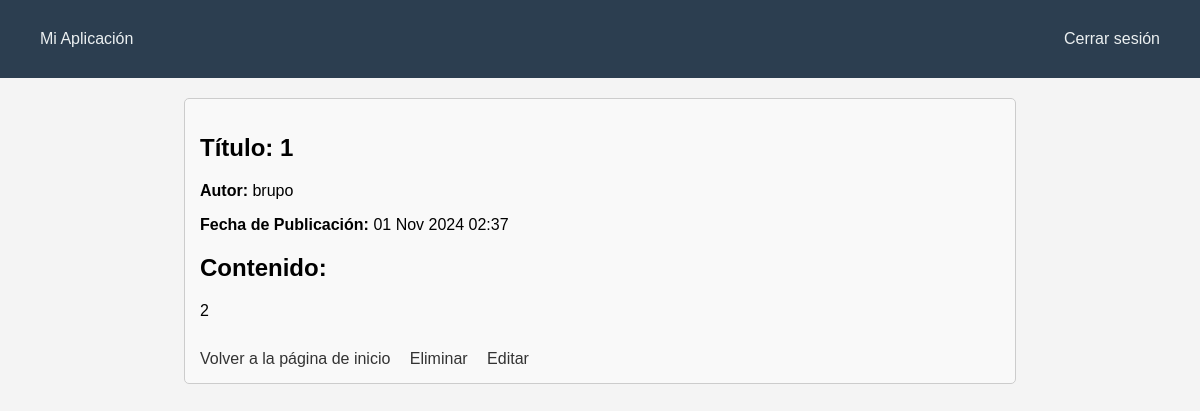
The page /posts/5/ (signed in) on the database its author committed.
### logs/models.py (models this page shows)
class Post(models.Model):
    Titulo = models.CharField(max_length=200)
    Contenido = models.TextField()
    Fecha_de_Publicacion = models.DateTimeField(auto_now_add=True)
    Autor = models.ForeignKey(User, on_delete=models.CASCADE)
    class Meta:
        permissions = [
            ("crear_publicacion", "Puede crear publicaciones"),
            ("editar_publicacion", "Puede editar publicaciones"),
            ("eliminar_publicacion", "Puede eliminar publicaciones"),
            ("ver_publicacion", "Puede ver publicaciones"),
        ]

### logs/views.py (the view)
# urls.py: path('posts/<int:post_id>/', views.posts_detail, name='detalle_post'),
@login_required
@permission_required('logs.ver_publicacion', raise_exception=True)
def posts_detail(request, post_id):
    post = get_object_or_404(Post, id=post_id)
    can_delete = request.user.has_perm('logs.eliminar_publicacion')
    can_edit = request.user.has_perm('logs.editar_publicacion')
    return render(request, 'detallePublicaciones.html', {'post': post, 'can_delete': can_delete, 'can_edit': can_edit})

### logs/templates/detallePublicaciones.html (shortened to what this page needs)
{% extends "base.html" %}
{% block content %}
    <div class="post_detalle">
        <h2><strong>Título:</strong> {{ post.Titulo }}</h2>
        <p><strong>Autor:</strong> {{ post.Autor.username }}</p>
        <p><strong>Fecha de Publicación:</strong> {{ post.Fecha_de_Publicacion|date:"d M Y H:i" }}</p>
        <div class="post_contenido">
            <h2>Contenido:</h2>
            <p>{{ post.Contenido }}</p>
        </div>
        <div class="enlaces">
            <a href="{% url 'home' %}">Volver a la página de inicio</a>
            {% if can_delete %}
                <a href="{% url 'eliminar_post' post.id %}">Eliminar</a>
            {% endif %}
            {% if can_edit %}
                <a href="{% url 'editar_post' post.id %}">Editar</a>
            {% endif %}
        </div>
    </div>
{% endblock %}

### logs/static/logs/style.css (style rules this page uses)
html { margin: 0; }
body { font-family: Arial, sans-serif; margin: 0; padding: 0; background-color: #f4f4f4; }
a { color: #007bff; text-decoration: none; }
.post_detalle { max-width: 800px; margin: 20px auto; padding: 15px; border: 1px solid #ccc; border-radius: 5px; background-color: #f9f9f9; }
.post_contenido { margin-top: 20px; }
.enlaces { margin-top: 30px; }
.enlaces a { display: inline-block; margin-right: 15px; text-decoration: none; color: #333; }

### rows shown on the page
Post: Titulo "1", Autor.username "brupo", Fecha_de_Publicacion "01 Nov 2024 02:37", Contenido "2"
